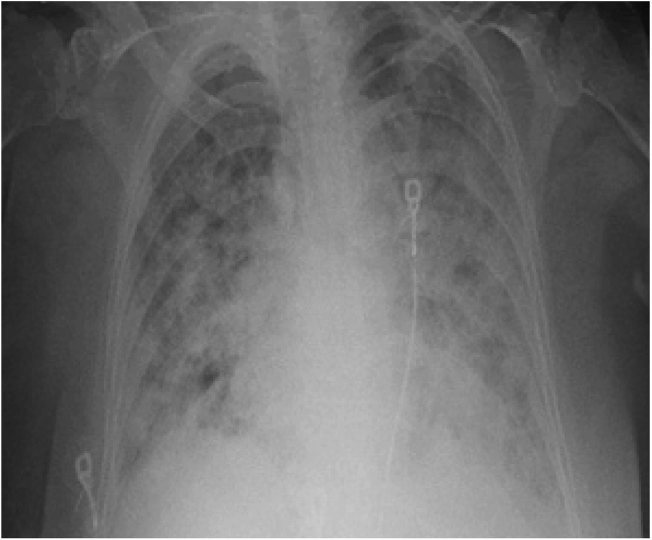
#> input picture Chest X_Ray Dataset/COVID19/COVID19(11).jpg, 1303 x 1080 px (shown at 1/2 size); its folder holds only this picture in this run
$ jupyter execute --allow-errors prosess2.ipynb   (older library calls are emulated)
#> lines starting #> are read from the running program, lines starting #| are printed output that depends on the picture
## Import Library

Kode di bawah adalah import library yang dibutuhkan. `os` digunakan untuk mengelola operasi sistem file, seperti membaca file gambar dari direktori. `cv2` (OpenCV) dipakai untuk memproses dan memanipulasi gambar, seperti membaca atau mengubah format gambar. `matplotlib.pyplot` dan `seaborn` digunakan untuk visualisasi data, seperti menampilkan grafik atau matriks konfusi. `numpy` dan `pandas` mendukung manipulasi data numerik dan tabular, yang penting untuk pengolahan fitur dan analisis data. Pustaka `sklearn` menyediakan alat untuk pembelajaran mesin, termasuk `train_test_split` untuk membagi dataset menjadi data latih dan uji, serta metrik evaluasi seperti `accuracy_score`, `classification_report`, dan `confusion_matrix` untuk mengevaluasi performa model. `graycomatrix` dan `graycoprops` dari `skimage.feature` digunakan untuk ekstraksi fitur tekstur berdasarkan matriks co-occurrence, sedangkan `entropy` dari `scipy.stats` menghitung entropi untuk analisis statistik. Model klasifikasi seperti `RandomForestClassifier`, `SVC` (Support Vector Classifier), dan `KNeighborsClassifier` diimpor untuk membangun dan melatih model pembelajaran mesin. Secara keseluruhan, kode ini menyiapkan alat untuk membaca, memproses, mengekstrak fitur dari gambar, melatih model klasifikasi, dan mengevaluasi hasilnya dengan metrik serta visualisasi yang sesuai.

[cell 1]
import os
import cv2 as cv
import matplotlib.pyplot as plt
import numpy as np
import pandas as pd
from sklearn.model_selection import train_test_split
from sklearn.metrics import accuracy_score, classification_report
from skimage.feature import graycomatrix, graycoprops
from scipy.stats import entropy
from sklearn.ensemble import RandomForestClassifier
from sklearn.svm import SVC
from sklearn.neighbors import KNeighborsClassifier
from sklearn.metrics import accuracy_score,confusion_matrix, classification_report
from sklearn.metrics import (confusion_matrix, ConfusionMatrixDisplay)
import seaborn as sns

## Data Loading

Kode di bawah mendefinisikan fungsi `resize_image` yang bertujuan untuk mengubah ukuran gambar menggunakan pustaka OpenCV (cv). Fungsi ini menerima dua parameter: `img_path` yaitu, lokasi file gambar dan `size`. Di dalam fungsi, gambar dibaca menggunakan `cv.imread(img_path)`. Jika gambar gagal dibaca, fungsi akan memunculkan pengecualian `ValueError` dengan pesan kesalahan. Jika berhasil, gambar diubah ukurannya menggunakan `cv.resize(img, size)` dan gambar yang telah diubah ukuran dikembalikan. Jika terjadi kesalahan selama proses, blok `except` menangkap pengecualian, mencetak pesan kesalahan, dan mengembalikan `None`. Fungsi ini berguna untuk memproses gambar dengan aman sambil menangani potensi kesalahan.

[cell 2]
def resize_image(img_path, size):
#> called with size = (250, 250)
    try:
        img = cv.imread(img_path)
#> img is the input picture: shape (1080, 1303, 3); min 0, max 255, mean 106.1
        if img is None:
            raise ValueError(f"Image at {img_path} could not be read.")
        resized_img = cv.resize(img, size)
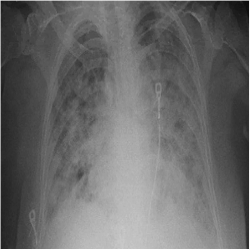
#> resized_img: shape (250, 250, 3); min 10, max 255, mean 106.5
        return resized_img
    except Exception as e:
        print(f"Error resizing image {img_path}: {e}")
        return None

Kode di bawah adalah fungsi `load_dataset` yang digunakan untuk memuat dataset gambar dari direktori tertentu, khususnya dataset "Chest X-Ray Dataset", dan memvisualisasikan distribusi jumlah gambar per kelas dalam bentuk diagram batang. Fungsi ini menerima parameter `dir` yang merupakan jalur direktori dataset. Pertama, fungsi mendefinisikan ukuran gambar standar 250x250 piksel dan membuat list kosong untuk menyimpan  `images` dan `labels`. Selanjutnya, fungsi mengidentifikasi nama-nama kelas dari direktori dengan `os.listdir(dir)` dan membuat kamus `class_counter` untuk melacak jumlah gambar per kelas, dengan batas maksimum 200 gambar per kelas. Untuk setiap kelas, fungsi mengakses direktori kelas tersebut, membaca file gambar, mengubah ukuran gambar menggunakan fungsi `resize_image` dan menyimpan gambar serta labelnya ke dalam list. Jika jumlah gambar per kelas mencapai 200, proses untuk kelas tersebut dihentikan. Setelah semua gambar dimuat, fungsi mengembalikan array NumPy berisi gambar, label, nama kelas, dan kamus penghitung. Bagian kedua kode menampilkan pesan bahwa dataset sedang dimuat, memanggil fungsi `load_dataset`, dan mencetak jumlah total gambar serta jumlah kelas. Terakhir, kode membuat diagram batang menggunakan `seaborn.barplot` untuk memvisualisasikan jumlah gambar per kelas berdasarkan `class_counter`, dengan judul, label sumbu, dan menyimpan grafik sebagai file 'dataset_distribution.png' sebelum menampilkannya menggunakan `plt.show()`.

[cell 3]
def load_dataset(dir):
    size = (250,250)
    images = []
    labels = []
    class_names = os.listdir(dir)
    class_counter = {class_name: 0 for class_name in class_names}

    for label, class_name in enumerate(class_names):
        class_dir = os.path.join(dir, class_name)
        if os.path.isdir(class_dir):
            for file_name in os.listdir(class_dir):
                if class_counter[class_name] >= 200:
                    break
                img_path = os.path.join(class_dir, file_name)
                img = resize_image(img_path, size)
                if img is not None:
                    images.append(img)
                    labels.append(class_name)
                    class_counter[class_name]+=1
    return np.array(images), np.array(labels), class_names, class_counter


print("Loading dataset...")
images, labels, class_names, class_counter = load_dataset('Chest X_Ray Dataset')
#> class_names = ['COVID19', 'NORMAL']; class_counter = {'COVID19': 1, 'NORMAL': 1}
print(f"Dataset loaded with {len(images)} images across {len(class_names)} classes.")
#| Dataset loaded with 2 images across 2 classes.

plt.figure(figsize=(10, 5))
sns.barplot(x=list(class_counter.keys()), y=list(class_counter.values()))
plt.title('Number of Images per Class')
plt.xlabel('Class')
plt.ylabel('Number of Images')
plt.savefig('dataset_distribution.png')
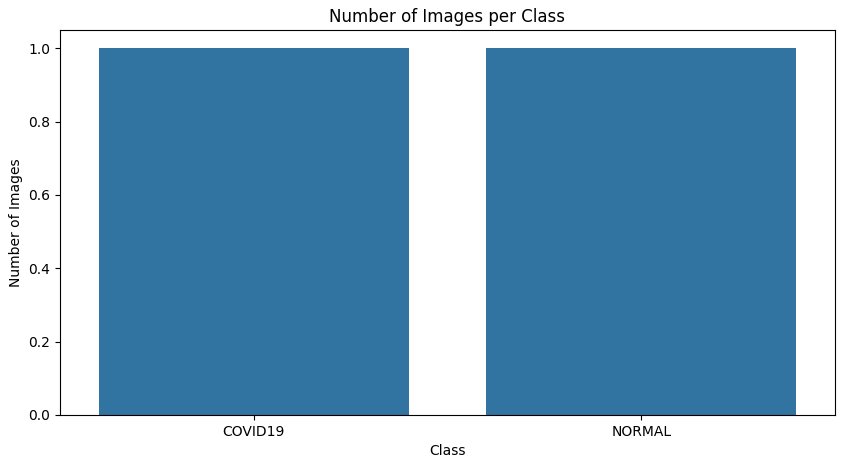
#> figure drawn by matplotlib, 1 panel
plt.show()

Kode di bawah adalah fungsi `show_sample_images` digunakan untuk menampilkan contoh gambar dari setiap kelas dalam sebuah dataset. Fungsi ini menerima tiga parameter: `images`, yang berisi kumpulan data gambar; `labels`, yang merupakan label yang sesuai untuk setiap gambar; dan `class_names`, yang merupakan daftar nama-nama kelas. Prosesnya dimulai dengan membuat sebuah figure berukuran 15x10 inci menggunakan matplotlib untuk menampung plot. Kemudian, untuk setiap kelas dalam `class_names`, fungsi ini memfilter gambar-gambar yang memiliki label sesuai dengan kelas tersebut. Gambar tersebut diubah dari format warna BGR ke RGB menggunakan fungsi OpenCV `cvtColor` agar kompatibel dengan matplotlib, lalu subplot diberi judul dengan nama kelas. Setelah semua kelas diproses, tata letak subplot disesuaikan dengan `tight_layout()` dan plot ditampilkan menggunakan `show()`. Dengan demikian, fungsi ini memungkinkan visualisasi satu gambar contoh dari setiap kelas secara terstruktur dalam satu tampilan.

[cell 4]
def show_sample_images(images, labels, class_names):
    plt.figure(figsize=(15, 10))
    for i, class_name in enumerate(class_names):
        class_images = images[labels == class_name]
        if len(class_images) > 0:
            plt.subplot(3, 4, i + 1)
            plt.imshow(cv.cvtColor(class_images[10], cv.COLOR_BGR2RGB))
            plt.title(class_name)
            plt.axis('off')
#> this loop made 1 pass
    plt.tight_layout()
    plt.show()
#> (the rest of this cell did not finish here and is left out)

### **PreProcessing 2** **(GRAYSCALE, NORMALIZE, EQUALIZATION)**

Kode di bawah adalah grayscale yang menggunakan pustaka OpenCV, kemudian menampilkan sampel gambar tersebut. Pertama, sebuah daftar kosong bernama `img_grey` dibuat untuk menyimpan gambar-gambar yang telah dikonversi. Selanjutnya, melalui perulangan `for`, setiap gambar dalam daftar `images` diubah dari format warna BGR menjadi skala abu-abu menggunakan fungsi `cv.cvtColor(img, cv.COLOR_BGR2GRAY)`. Gambar-gambar grayscale yang dihasilkan kemudian ditambahkan ke daftar `img_grey` menggunakan metode `append`. Setelah semua gambar dikonversi, daftar `img_grey` diubah menjadi array NumPy untuk memudahkan pemrosesan lebih lanjut. Terakhir, fungsi `show_sample_images(img_grey, labels, class_names)` dipanggil untuk menampilkan sampel dari gambar-gambar grayscale tersebut, dengan parameter `labels` dan `class_names` yang digunakan untuk memberikan konteks, seperti kategori atau label kelas dari masing-masing gambar.

[cell 5]
img_grey = []
for img in images:
    gray = cv.cvtColor(img, cv.COLOR_BGR2GRAY)
    img_grey.append(gray)
#> this loop made 2 passes
#> pass 2, `gray = cv.cvtColor(img, cv.COLOR_BGR2GRAY)`:
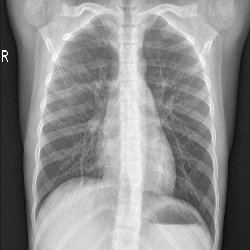
#> gray: shape (250, 250); min 12, max 255, mean 142.4
#> after the loop, img_grey = 2 items
#> the loop in show_sample_images, `for i, class_name in enumerate(class_names):` made 1 pass
img_grey = np.array(img_grey)

#> (the rest of this cell did not finish here and is left out)

Kode di bawah adalah fungsi `normalize` bertujuan untuk mengambil sebuah citra `img` dan mengubahnya menjadi tipe data `float32` untuk memastikan presisi dalam perhitungan. Fungsi ini kemudian memeriksa apakah nilai maksimum dan minimum citra berbeda. Jika ya, citra dinormalisasi ke rentang 0 hingga 1 dengan rumus `(img - img.min()) / (img.max() - img.min())`, sehingga skala intensitas piksel seragam. Jika nilai maksimum dan minimum sama, citra diubah menjadi array nol dengan bentuk yang sama. Selanjutnya, kode memproses daftar citra abu-abu `img_grey` secara berulang dengan memanggil fungsi `normalize` untuk setiap citra, lalu menyimpan hasilnya ke dalam daftar `dataPreprocessed`. Setelah normalisasi, citra-citra tersebut diskalakan kembali ke rentang 0 hingga 255 dan diubah ke tipe data `uint8` dengan perintah `[(img * 255).astype(np.uint8) for img in dataPreprocessed]`. Terakhir, fungsi `show_sample_images` dipanggil untuk menampilkan sampel citra yang telah diproses, bersama dengan label dan nama kelasnya.

[cell 6]
def normalize(img):
    img = img.astype(np.float32)
    if img.max() != img.min():
        img = (img - img.min()) / (img.max() - img.min())
    else:
        img = np.zeros_like(img)
    return img
dataPreprocessed = []
for i in range(len(img_grey)):
    image = normalize(img_grey[i])
    dataPreprocessed.append(image)
#> after the loop, dataPreprocessed = 2 items
dataPreprocessed = np.array(dataPreprocessed)
data_uint8 = [(img * 255).astype(np.uint8) for img in dataPreprocessed]
#> data_uint8 = 2 items

#> (the rest of this cell did not finish here and is left out)

Kode di bawah adalah fungsi `equalization(image)` untuk mengambil sebuah gambar dalam format array NumPy dan melakukan pemerataan histogram untuk menyeimbangkan distribusi intensitas piksel, sehingga kontras gambar ditingkatkan. Pertama, kode menghitung histogram intensitas piksel 0 hingga 255 dengan menghitung frekuensi setiap nilai intensitas pada gambar. Kemudian, dihitung dengan menjumlahkan frekuensi dari intensitas 0 hingga i untuk setiap i. Nilai ini kemudian dinormalisasi dan diskalakan ke rentang 0-255 berdasarkan ukuran gambar untuk menghasilkan nilai target `target_value`. Setiap piksel pada gambar asli kemudian dipetakan ke nilai target tersebut, menghasilkan gambar baru `result` dengan kontras yang lebih baik. Bagian kedua dari kode menerapkan fungsi ini pada kumpulan gambar dalam `data_uint8` menggunakan perulangan, menyimpan hasilnya dalam daftar `img_equalization`, dan mengonversinya menjadi array NumPy. Terakhir, fungsi `show_sample_images(img_equalization, labels, class_names)` digunakan untuk menampilkan sampel gambar yang telah diproses beserta label dan nama kelasnya.

[cell 7]
def equalization(image):
    hist = np.zeros(256).astype(int)
    height, width = image.shape
    for i in range(height):
        for j in range(width):
            val = image[i, j]
            hist[val] += 1

    gldc = np.zeros(256).astype(int)
    for i in range(256):
        gldc[i] = np.sum(hist[0:i+1])

    target_value = gldc * (256-1) / (height*width)
    target_value = np.floor(target_value).astype(np.uint8)

    result = np.zeros(image.shape, dtype=np.uint8)
    for i in range(height):
        for j in range(width):
            result[i, j] = target_value[image[i, j]]

    return result

img_equalization = []
for img in data_uint8:
    equalization_img = equalization(img)
    img_equalization.append(equalization_img)
#> this loop made 2 passes
#> (height in equalization, width in equalization) on passes 1 to 2: (250, 250), (250, 250)
#> pass 1, `equalization_img = equalization(img)`:
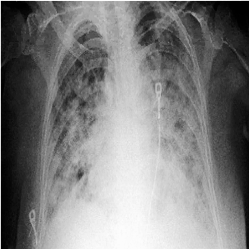
#> equalization_img: shape (250, 250); min 0, max 255, mean 127.9
#> pass 2, `equalization_img = equalization(img)`:
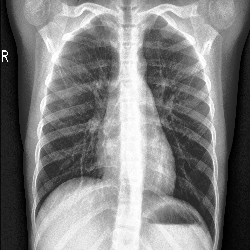
#> equalization_img: shape (250, 250); min 0, max 255, mean 127.7
#> after the loop, img_equalization = 2 items
#> (the rest of the program and of its run is left out)
